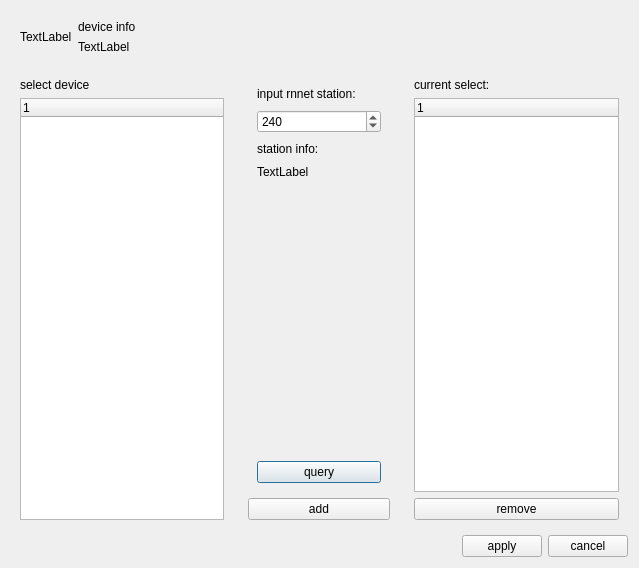
<?xml version="1.0" encoding="UTF-8"?>
<ui version="4.0">
 <class>ConfigDialog</class>
 <widget class="QDialog" name="ConfigDialog">
  <property name="geometry">
   <rect>
    <x>0</x>
    <y>0</y>
    <width>639</width>
    <height>568</height>
   </rect>
  </property>
  <property name="windowTitle">
   <string>Dialog</string>
  </property>
  <layout class="QGridLayout" name="gridLayout" rowstretch="0,1,0">
   <item row="0" column="0" colspan="3">
    <widget class="QWidget" name="widget_deviceInfo" native="true">
     <property name="sizePolicy">
      <sizepolicy hsizetype="Expanding" vsizetype="Fixed">
       <horstretch>0</horstretch>
       <verstretch>0</verstretch>
      </sizepolicy>
     </property>
     <layout class="QHBoxLayout" name="horizontalLayout" stretch="0,1">
      <item>
       <widget class="QLabel" name="label_image">
        <property name="text">
         <string>TextLabel</string>
        </property>
       </widget>
      </item>
      <item>
       <layout class="QVBoxLayout" name="verticalLayout" stretch="0,1">
        <item>
         <widget class="QLabel" name="label_deviceTitle">
          <property name="text">
           <string>device info</string>
          </property>
         </widget>
        </item>
        <item>
         <widget class="QLabel" name="label_deviceInfo">
          <property name="text">
           <string>TextLabel</string>
          </property>
          <property name="alignment">
           <set>Qt::AlignLeading|Qt::AlignLeft|Qt::AlignTop</set>
          </property>
         </widget>
        </item>
       </layout>
      </item>
     </layout>
    </widget>
   </item>
   <item row="1" column="0">
    <widget class="QWidget" name="widget_srcTree" native="true">
     <layout class="QVBoxLayout" name="verticalLayout_3">
      <item>
       <widget class="QLabel" name="label_2">
        <property name="text">
         <string>select device</string>
        </property>
       </widget>
      </item>
      <item>
       <widget class="QTreeWidget" name="treeWidget_src">
        <property name="minimumSize">
         <size>
          <width>128</width>
          <height>0</height>
         </size>
        </property>
        <column>
         <property name="text">
          <string>1</string>
         </property>
        </column>
       </widget>
      </item>
     </layout>
    </widget>
   </item>
   <item row="1" column="1">
    <widget class="QWidget" name="widget_controlPanel" native="true">
     <property name="minimumSize">
      <size>
       <width>160</width>
       <height>0</height>
      </size>
     </property>
     <layout class="QVBoxLayout" name="verticalLayout_4">
      <item>
       <widget class="QWidget" name="widget_rnCtlPanel" native="true">
        <layout class="QVBoxLayout" name="verticalLayout_5" stretch="0,0,0,1,0">
         <property name="spacing">
          <number>9</number>
         </property>
         <property name="bottomMargin">
          <number>9</number>
         </property>
         <item>
          <widget class="QLabel" name="label_3">
           <property name="text">
            <string>input rnnet station:</string>
           </property>
          </widget>
         </item>
         <item>
          <widget class="QSpinBox" name="spinBox_rnStation">
           <property name="maximum">
            <number>255</number>
           </property>
           <property name="value">
            <number>240</number>
           </property>
          </widget>
         </item>
         <item>
          <widget class="QLabel" name="label_stationInfo">
           <property name="text">
            <string>station info:</string>
           </property>
          </widget>
         </item>
         <item>
          <widget class="QLabel" name="label_queryList">
           <property name="text">
            <string>TextLabel</string>
           </property>
           <property name="alignment">
            <set>Qt::AlignLeading|Qt::AlignLeft|Qt::AlignTop</set>
           </property>
          </widget>
         </item>
         <item>
          <widget class="QPushButton" name="btn_query">
           <property name="text">
            <string>query</string>
           </property>
          </widget>
         </item>
        </layout>
       </widget>
      </item>
      <item>
       <widget class="QPushButton" name="btn_add">
        <property name="text">
         <string>add</string>
        </property>
       </widget>
      </item>
     </layout>
    </widget>
   </item>
   <item row="1" column="2">
    <widget class="QWidget" name="widget_dstTree" native="true">
     <layout class="QVBoxLayout" name="verticalLayout_6">
      <item>
       <widget class="QLabel" name="label_6">
        <property name="text">
         <string>current select:</string>
        </property>
       </widget>
      </item>
      <item>
       <widget class="QTreeWidget" name="treeWidget_dst">
        <property name="minimumSize">
         <size>
          <width>128</width>
          <height>0</height>
         </size>
        </property>
        <column>
         <property name="text">
          <string notr="true">1</string>
         </property>
        </column>
       </widget>
      </item>
      <item>
       <widget class="QPushButton" name="btn_remove">
        <property name="text">
         <string>remove</string>
        </property>
       </widget>
      </item>
     </layout>
    </widget>
   </item>
   <item row="2" column="0" colspan="3">
    <layout class="QHBoxLayout" name="horizontalLayout_2">
     <item>
      <spacer name="horizontalSpacer">
       <property name="orientation">
        <enum>Qt::Horizontal</enum>
       </property>
       <property name="sizeHint" stdset="0">
        <size>
         <width>40</width>
         <height>20</height>
        </size>
       </property>
      </spacer>
     </item>
     <item>
      <widget class="QPushButton" name="btn_apply">
       <property name="text">
        <string>apply</string>
       </property>
      </widget>
     </item>
     <item>
      <widget class="QPushButton" name="btn_cancel">
       <property name="text">
        <string>cancel</string>
       </property>
      </widget>
     </item>
    </layout>
   </item>
  </layout>
 </widget>
 <resources/>
 <connections/>
</ui>
